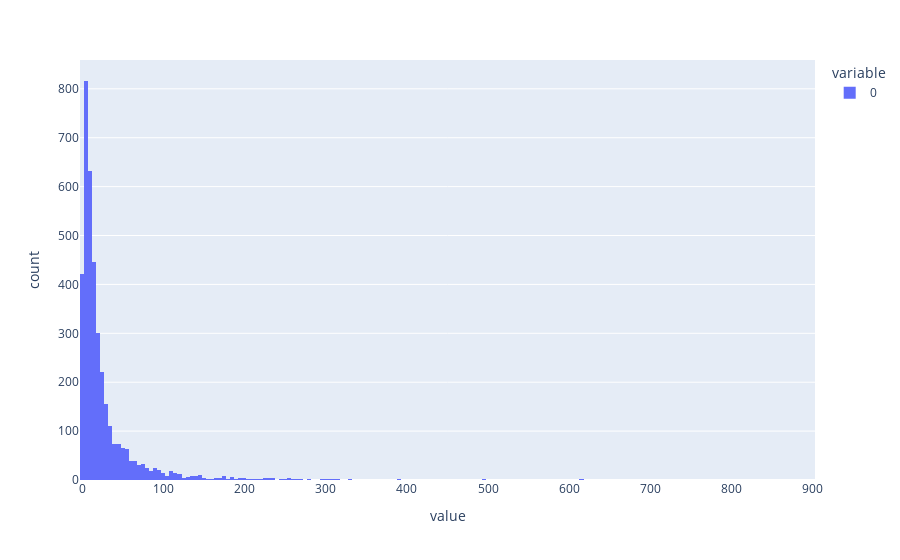

The code cell stored with this chart in its notebook:
### Code cell
ratios = [f_phys / f_owt for f_phys, f_owt in zip(phys_freqs[0], owt_freqs[0]) if f_owt > 0]
px.histogram(ratios)

### Figure 1 — Plotly figure (JSON) as saved in the notebook; plotly's stock layout.template omitted (floating-point values rounded to 4 significant figures; data arrays with more than 128 entries replaced by an {"elided": "..."} marker saying what was removed)
{"data": [{"alignmentgroup": "True", "bingroup": "x", "hovertemplate": "variable=0<br>value=%{x}<br>count=%{y}<extra></extra>", "legendgroup": "0", "marker": {"color": "#636efa", "pattern": {"shape": ""}}, "name": "0", "offsetgroup": "0", "orientation": "v", "showlegend": true, "type": "histogram", "x": {"elided": "3844 float values"}, "xaxis": "x", "yaxis": "y"}], "layout": {"barmode": "relative", "legend": {"title": {"text": "variable"}, "tracegroupgap": 0}, "margin": {"t": 60}, "xaxis": {"anchor": "y", "domain": [0, 1], "title": {"text": "value"}}, "yaxis": {"anchor": "x", "domain": [0, 1], "title": {"text": "count"}}}}
